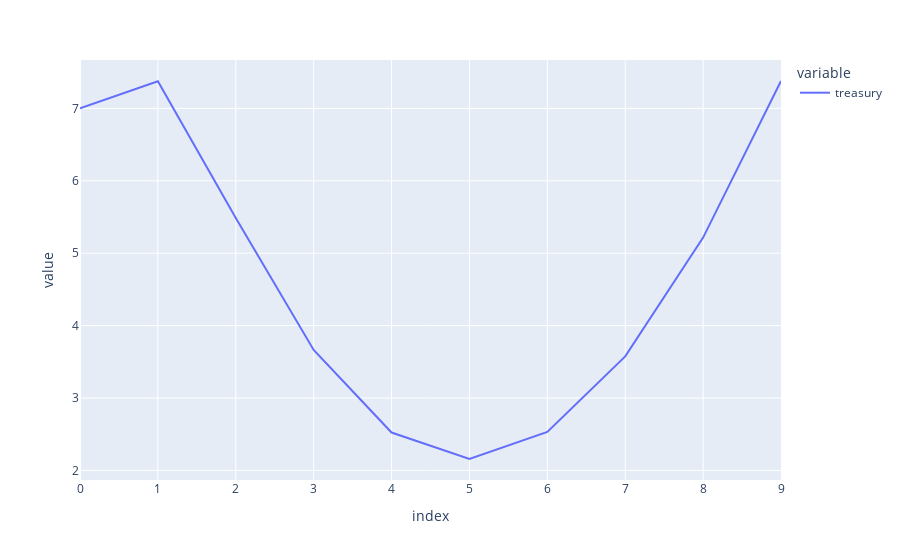

The notebook cell this image was saved under:
### Markdown cell above
### story 3: almost failed but funding helped it sustain

adjusting the near funding to be higher

### Code cell
#fundmodel = {'curvetype':'constant','amount':16}
fundmodel = {'curvetype':'step','L1amount':16,'L2amount':20,'league_policy':league_netgrowthrate}


# second, specify the growing trajectory for this specific DAO
# state variables
daotreasury = 0
daocost = 10 # cost to run this dao in each time step 
daoincome = 1 # external funding being raised in each time step

# so at the beginning, the income is lower than the cost

costmodel = {'curvetype':'saturate','maximum':daocost*1.2,'speed':1.5,'start':daocost}
incomemodel = {'curvetype':'saturate','maximum':daoincome*10,'speed':0.2,'start':daoincome}

# start simulation
Nstep = 10
var_df = runsimu(Nstep,daotreasury,{'costmodel':costmodel,'incomemodel':incomemodel,'fundmodel':fundmodel})
px.line(var_df,y=['treasury'])

### Figure 1 — Plotly figure (JSON) as saved in the notebook; plotly's stock layout.template omitted (floating-point values rounded to 4 significant figures)
{"data": [{"hovertemplate": "variable=treasury<br>index=%{x}<br>value=%{y}<extra></extra>", "legendgroup": "treasury", "line": {"color": "#636efa", "dash": "solid"}, "mode": "lines", "name": "treasury", "orientation": "v", "showlegend": true, "type": "scatter", "x": [0, 1, 2, 3, 4, 5, 6, 7, 8, 9], "xaxis": "x", "y": [7, 7.375, 5.487, 3.664, 2.523, 2.157, 2.53, 3.575, 5.215, 7.378], "yaxis": "y"}], "layout": {"legend": {"title": {"text": "variable"}, "tracegroupgap": 0}, "margin": {"t": 60}, "xaxis": {"anchor": "y", "domain": [0, 1], "title": {"text": "index"}}, "yaxis": {"anchor": "x", "domain": [0, 1], "title": {"text": "value"}}}}
